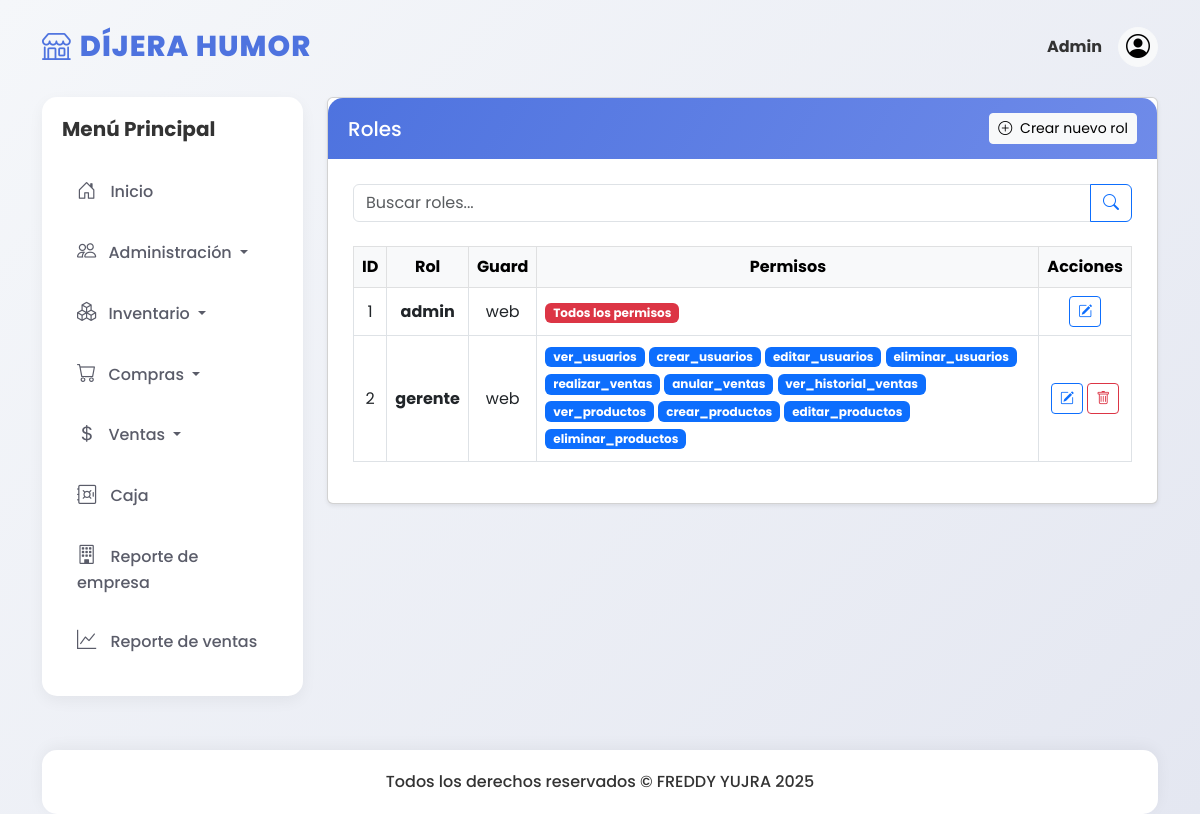
Screenshot of /roles/ with the database file from the repository.
### models/rol_model.py (models this page shows, shortened)
class Rol(db.Model):
    __tablename__ = "roles"
    id = db.Column(db.Integer, primary_key=True)
    name = db.Column(db.String(255), nullable=False)
    guard_name = db.Column(db.String(255), default='web')
    created_at = db.Column(db.DateTime, default=datetime.utcnow)
    updated_at = db.Column(db.DateTime, default=datetime.utcnow, onupdate=datetime.utcnow)
    permisos = db.relationship(
        'Permiso',
        secondary=role_has_permissions,
        backref=db.backref('roles', lazy='dynamic')
    )

### models/permiso_model.py (models this page shows, shortened)
class Permiso(db.Model):
    __tablename__ = "permissions"
    id = db.Column(db.Integer, primary_key=True)
    name = db.Column(db.String(255), nullable=False, unique=True)
    description = db.Column(db.String(255))  # Añade este campo
    guard_name = db.Column(db.String(255), default='web')
    protected = db.Column(db.Boolean, default=False)
    created_at = db.Column(db.DateTime, default=datetime.utcnow)
    updated_at = db.Column(db.DateTime, default=datetime.utcnow, onupdate=datetime.utcnow)
    @staticmethod
    def get_all():
        return Permiso.query.all()

### controllers/rol_controller.py (the view)
@rol_bp.route('/')
def index():
    search_query = request.args.get('search', '')
    roles = Rol.query.filter(Rol.name.ilike(f'%{search_query}%')).all()
    permisos = Permiso.get_all()
    return rol_view.list(roles, permisos, search_query)

### run.py (called while the page is built)
@app.context_processor
def inject_active_path():
    def is_active(path):
        return 'active' if request.path.startswith(path) else ''
    return dict(is_active=is_active)

### views/rol_view.py (called while the page is built)
def list(roles, permisos, search_query):
    return render_template('roles/index.html', roles=roles, permisos=permisos, search_query=search_query)

### templates/roles/index.html (shortened to what this page needs)
{% extends 'base.html' %}
{% block content %}
<div class="card shadow-sm mb-4">
    <div class="card-header bg-primary text-white d-flex justify-content-between align-items-center">
        <h5 class="mb-0">Roles</h5>
        <a href="{{ url_for('rol.create') }}" class="btn btn-light btn-sm">
            <i class="bi bi-plus-circle me-1"></i> Crear nuevo rol
        </a>
    </div>
    <div class="card-body">
        <form method="get" action="{{ url_for('rol.index') }}" class="mb-4">
            <div class="input-group">
                <input type="text" class="form-control" placeholder="Buscar roles..."
                       name="search" value="{{ search_query }}">
                <button class="btn btn-outline-primary" type="submit">
                    <i class="bi bi-search"></i>
                </button>
            </div>
        </form>
        <div class="table-responsive">
            <table class="table table-bordered align-middle text-center">
                <thead class="table-light">
                    <tr>
                        <th>ID</th>
                        <th>Rol</th>
                        <th>Guard</th>
                        <th>Permisos</th>
                        <th>Acciones</th>
                    </tr>
                </thead>
                <tbody>
                    {% for rol in roles %}
                    <tr>
                        <td>{{ rol.id }}</td>
                        <td class="fw-bold">{{ rol.name }}</td>
                        <td>{{ rol.guard_name }}</td>
                        <td class="text-start">
                            {% if "Administrador" in rol.permisos|map(attribute='name') %}
                                <span class="badge bg-danger">Todos los permisos</span>
                            {% else %}
                                {% for permiso in rol.permisos %}
                                <span class="badge bg-primary mb-1">{{ permiso.name }}</span>
                                {% else %}
                                <span class="text-muted">Sin permisos asignados</span>
                                {% endfor %}
                            {% endif %}
                        </td>
                        <td>
                            <a href="{{ url_for('rol.edit', id=rol.id) }}" class="btn btn-sm btn-outline-primary">
                                <i class="bi bi-pencil-square"></i>
                            </a>
                            {% if not rol.permisos|selectattr('protected')|list %}
                            <a href="{{ url_for('rol.delete', id=rol.id) }}" class="btn btn-sm btn-outline-danger"
                               onclick="return confirm('¿Eliminar este rol?')">
                                <i class="bi bi-trash"></i>
                            </a>
                            {% endif %}
                        </td>
                    </tr>
                    {% else %}
                    <tr>
                        <td colspan="5" class="text-center">No hay roles registrados</td>
                    </tr>
                    {% endfor %}
                </tbody>
            </table>
        </div>
    </div>
</div>
{% endblock %}

### static/css/dashboard.css (style rules this page uses)
:root { --primary: #4e73df; --secondary: #858796; --success: #1cc88a; --info: #36b9cc; --warning: #f6c23e; --danger: #e74a3b; --light: #f8f9fc; --dark: #5a5c69; }
body { font-family: 'Poppins', sans-serif; background: linear-gradient(135deg, #f5f7fa 0%, #e4e7f1 100%); min-height: 100vh; padding-top: 20px; color: #333; }
.card-header { background: linear-gradient(120deg, #4e73df, #6f8be9); color: white; font-weight: 600; padding: 15px 20px; border-radius: 15px 15px 0 0 !important; border: none; }
.card-body { padding: 25px; }

### rows the page displays
Rol: id "1", name "admin", guard_name "web", shows "Todos los permisos"
Rol: id "2", name "gerente", guard_name "web"
Permiso: name "ver_usuarios"
Permiso: name "crear_usuarios"
Permiso: name "editar_usuarios"
Permiso: name "eliminar_usuarios"
Permiso: name "realizar_ventas"
Permiso: name "anular_ventas"
Permiso: name "ver_historial_ventas"
Permiso: name "ver_productos"
Permiso: name "crear_productos"
Permiso: name "editar_productos"
Permiso: name "eliminar_productos"
